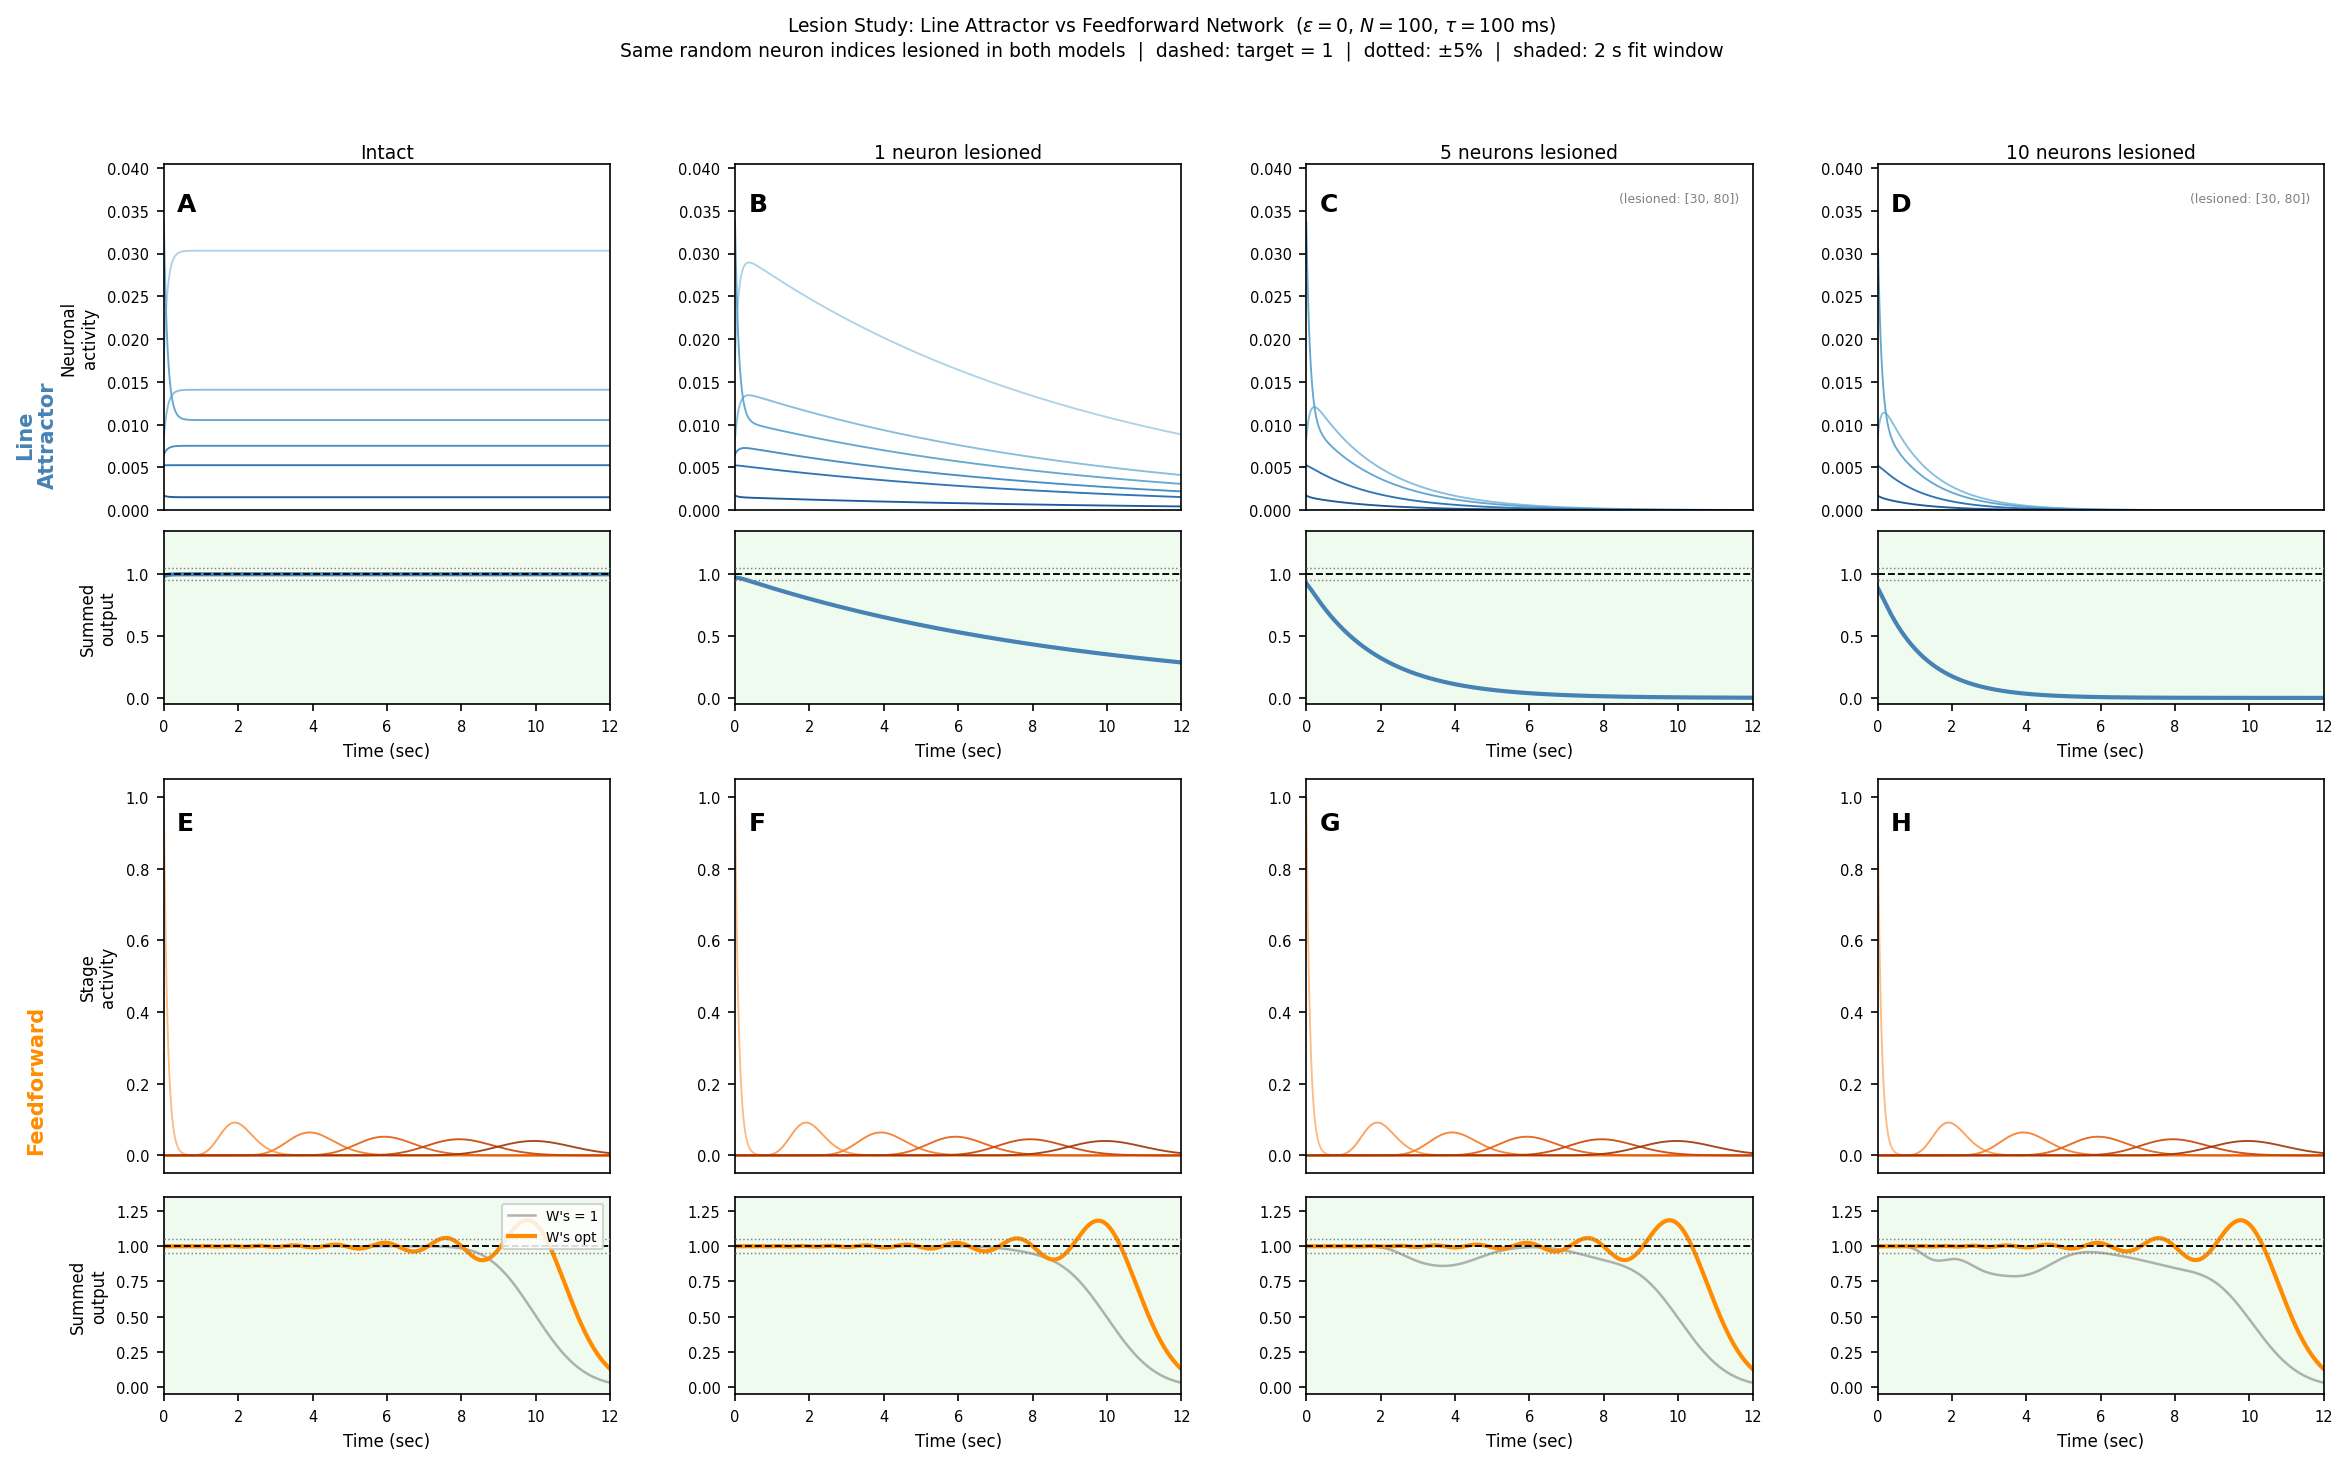

Reproduce this figure in Python.
"""
Lesion study: Line Attractor vs Feedforward Network (ε = 0)

Compares the two memory architectures under random neuron lesions.
Uses the perfectly-tuned case (epsilon = 0) throughout.

Line attractor lesion
---------------------
Remove neuron i by zeroing b_i, c_i, and r_i(0).  The remaining sub-network
has effective eigenvalue (b'·c' − 1)/τ < 0, so the stored memory decays
at a rate proportional to the fraction of neurons removed.

Feedforward lesion
------------------
Remove stage n by zeroing G_n(t).  Readout weights are re-optimised on the
remaining stages via constrained least squares (|W| ≤ 5).

The same randomly-drawn lesion indices are used in both models so the
comparison is controlled.
"""

from __future__ import annotations

import numpy as np
import matplotlib.pyplot as plt
import matplotlib.gridspec as gridspec
from scipy.special import gammaln
from scipy.optimize import lsq_linear

from reduced_autapse_line_attractor import AveragedAutapseParams

# ── Parameters ────────────────────────────────────────────────────────────────
N       = 100
params  = AveragedAutapseParams()
tau     = params.tau   # 100 ms
epsilon = 0.0          # perfectly tuned

T_ms        = 12_000.0
dt_ms       = 1.0
t_ms        = np.arange(0.0, T_ms + dt_ms, dt_ms)
t_s         = t_ms / 1000.0

T_target_ms = T_ms
LESION_COUNTS = [0, 1, 5, 10]
SEED          = 42


# ── RK4 step ──────────────────────────────────────────────────────────────────
def rk4_step(f, y: np.ndarray, dt: float) -> np.ndarray:
    k1 = f(y)
    k2 = f(y + 0.5 * dt * k1)
    k3 = f(y + 0.5 * dt * k2)
    k4 = f(y + dt * k3)
    return y + (dt / 6.0) * (k1 + 2.0 * k2 + 2.0 * k3 + k4)


# ── Line attractor ────────────────────────────────────────────────────────────
def build_line_attractor(seed: int = SEED):
    rng = np.random.default_rng(seed)
    b = np.abs(rng.standard_normal(N)) + 0.1
    b /= b.sum()
    c_vec = np.abs(rng.standard_normal(N)) + 0.1
    c_vec *= (1.0 + epsilon) / (b @ c_vec)
    a = np.abs(rng.standard_normal(N)) + 0.1
    a *= (1.0 + epsilon) / (c_vec @ a)
    return b, c_vec, a


def simulate_line_attractor(b, c_vec, a, lesion_idx):
    b = b.copy(); c_vec = c_vec.copy(); a = a.copy()
    if len(lesion_idx) > 0:
        b[lesion_idx]     = 0.0
        c_vec[lesion_idx] = 0.0
        a[lesion_idx]     = 0.0

    def drdt(r: np.ndarray) -> np.ndarray:
        return (-r + b * (c_vec @ r)) / tau

    R = np.zeros((N, len(t_ms)))
    R[:, 0] = a
    for k in range(len(t_ms) - 1):
        R[:, k + 1] = rk4_step(drdt, R[:, k], dt_ms)
    return R


# ── Feedforward network ───────────────────────────────────────────────────────
def gn_fn(n: int, th: np.ndarray) -> np.ndarray:
    with np.errstate(divide='ignore', invalid='ignore'):
        log_g = np.where(
            th > 0,
            n * np.log(np.where(th > 0, th, 1.0)) - th - gammaln(n + 1),
            0.0 if n == 0 else -np.inf,
        )
    return np.exp(log_g)


def build_feedforward_G() -> np.ndarray:
    """Numerically integrate the delta-pulse feedforward chain (epsilon=0)."""
    G     = np.zeros((N, len(t_ms)))
    decay = np.exp(-dt_ms / tau)
    rise  = 1.0 - decay
    G[0, 0] = 1.0
    for k in range(len(t_ms) - 1):
        src    = np.empty(N)
        src[0] = 0.0
        src[1:] = G[:N-1, k]
        G[:, k+1] = decay * G[:, k] + rise * src
    return G


def compute_feedforward_output(G_full: np.ndarray, lesion_idx: np.ndarray):
    G = G_full.copy()
    if len(lesion_idx) > 0:
        G[lesion_idx] = 0.0
    mask_fit = (t_ms > 0) & (t_ms <= T_target_ms)
    b_fit = np.ones(mask_fit.sum())
    res = lsq_linear(G[:, mask_fit].T, b_fit, bounds=(-5.0, 5.0))
    return G, res.x


# ── Simulate ──────────────────────────────────────────────────────────────────
print("Simulating lesion study…")

# Draw the maximum number of lesion indices once; subsets are the first n.
rng_lesion   = np.random.default_rng(SEED + 999)
all_lesion_idx = rng_lesion.choice(N, size=max(LESION_COUNTS), replace=False)

b_base, c_base, a_base = build_line_attractor()
G_full = build_feedforward_G()

la_results: list[np.ndarray]               = []
ff_results: list[tuple[np.ndarray, np.ndarray]] = []

for n_lesion in LESION_COUNTS:
    idx = all_lesion_idx[:n_lesion]
    la_results.append(simulate_line_attractor(b_base, c_base, a_base, idx))
    ff_results.append(compute_feedforward_output(G_full, idx))
    print(f"  n_lesion={n_lesion}  lesioned stages: {sorted(idx.tolist())}  done")


# ── Figure ────────────────────────────────────────────────────────────────────
fig = plt.figure(figsize=(16, 10))
fig.suptitle(
    r"Lesion Study: Line Attractor vs Feedforward Network  ($\varepsilon=0$, "
    r"$N=100$, $\tau=100$ ms)"
    "\nSame random neuron indices lesioned in both models  |  "
    "dashed: target = 1  |  dotted: ±5%  |  shaded: 2 s fit window",
    fontsize=9,
)

gs_la = gridspec.GridSpec(
    1, 4, figure=fig, left=0.08, right=0.98, top=0.88, bottom=0.52, wspace=0.28,
)
gs_ff = gridspec.GridSpec(
    1, 4, figure=fig, left=0.08, right=0.98, top=0.47, bottom=0.06, wspace=0.28,
)

fig.text(0.027, 0.70, "Line\nAttractor", va='center', ha='center',
         rotation=90, fontsize=10, fontweight='bold', color='steelblue')
fig.text(0.027, 0.27, "Feedforward", va='center', ha='center',
         rotation=90, fontsize=10, fontweight='bold', color='darkorange')


def decorate_output(ax, ylim=None):
    ax.axhline(1.00, color='k',    ls='--', lw=0.9, zorder=3)
    ax.axhline(0.95, color='gray', ls=':',  lw=0.7, zorder=3)
    ax.axhline(1.05, color='gray', ls=':',  lw=0.7, zorder=3)
    ax.axvspan(0, T_target_ms / 1000, alpha=0.07, color='limegreen', zorder=0)
    ax.set_xlim([0, T_ms / 1000])
    if ylim is not None:
        ax.set_ylim(ylim)
    ax.tick_params(labelsize=7)


N_SHOW_EACH  = 3
idx_la_show  = np.argsort(b_base)[::-1][
    np.linspace(0, N - 1, N_SHOW_EACH * 2, dtype=int)
]
idx_ff_show  = np.linspace(0, N - 1, 6, dtype=int)

for col, n_lesion in enumerate(LESION_COUNTS):
    R_la           = la_results[col]
    G_lesion, W_opt = ff_results[col]
    lesion_idx      = all_lesion_idx[:n_lesion]
    title = "Intact" if n_lesion == 0 else (
        f"1 neuron lesioned" if n_lesion == 1 else f"{n_lesion} neurons lesioned"
    )

    # ── Line attractor ────────────────────────────────────────────────────
    gs_sub = gridspec.GridSpecFromSubplotSpec(
        2, 1, subplot_spec=gs_la[col], hspace=0.08, height_ratios=[2, 1],
    )
    ax_r = fig.add_subplot(gs_sub[0])
    ax_o = fig.add_subplot(gs_sub[1])

    for i, ni in enumerate(idx_la_show):
        shade = 0.35 + 0.55 * i / (N_SHOW_EACH * 2 - 1)
        lw    = 0.7 if (n_lesion > 0 and ni in lesion_idx) else 0.9
        ls    = ':'  if (n_lesion > 0 and ni in lesion_idx) else '-'
        ax_r.plot(t_s, R_la[ni], color=plt.cm.Blues(shade), lw=lw, ls=ls, alpha=0.9)

    ax_o.plot(t_s, R_la.sum(axis=0), color='steelblue', lw=2)
    decorate_output(ax_o, ylim=[-0.05, 1.35])

    ax_r.set_title(title, fontsize=9, pad=3)
    ax_r.set_xlim([0, T_ms / 1000])
    shown_max = R_la[idx_la_show].max()
    ax_r.set_ylim([0, max(shown_max * 1.2, 0.01)])
    ax_r.set_xticks([])
    ax_r.tick_params(labelsize=7)
    if col == 0:
        ax_r.set_ylabel("Neuronal\nactivity", fontsize=8)
        ax_o.set_ylabel("Summed\noutput", fontsize=8)
    ax_o.set_xlabel("Time (sec)", fontsize=8)
    ax_r.text(0.03, 0.92, chr(ord('A') + col),
              transform=ax_r.transAxes, fontsize=12, fontweight='bold', va='top')

    # Annotate which neurons are shown as lesioned in this panel
    if n_lesion > 0:
        hit = [ni for ni in idx_la_show if ni in lesion_idx]
        if hit:
            ax_r.text(0.97, 0.92, f"(lesioned: {hit})",
                      transform=ax_r.transAxes, fontsize=6, va='top', ha='right',
                      color='gray')

    # ── Feedforward ───────────────────────────────────────────────────────
    gs_sub_ff = gridspec.GridSpecFromSubplotSpec(
        2, 1, subplot_spec=gs_ff[col], hspace=0.08, height_ratios=[2, 1],
    )
    ax_ff_r = fig.add_subplot(gs_sub_ff[0])
    ax_ff_o = fig.add_subplot(gs_sub_ff[1])

    for i, ni in enumerate(idx_ff_show):
        c  = plt.cm.Oranges(0.35 + 0.55 * i / (len(idx_ff_show) - 1))
        lw = 0.7 if (n_lesion > 0 and ni in lesion_idx) else 0.9
        ls = ':'  if (n_lesion > 0 and ni in lesion_idx) else '-'
        ax_ff_r.plot(t_s, G_lesion[ni], color=c, lw=lw, ls=ls, alpha=0.9)

    out_ff_opt = G_lesion.T @ W_opt
    out_ff_eq  = G_lesion.sum(axis=0)

    ax_ff_o.plot(t_s, out_ff_eq,  color='gray',      lw=1.2, ls='-',
                 alpha=0.6, label="W's = 1")
    ax_ff_o.plot(t_s, out_ff_opt, color='darkorange', lw=2,
                 label="W's opt")
    decorate_output(ax_ff_o, ylim=[-0.05, 1.35])

    ax_ff_r.set_xlim([0, T_ms / 1000])
    ax_ff_r.set_xticks([])
    ax_ff_r.tick_params(labelsize=7)
    if col == 0:
        ax_ff_r.set_ylabel("Stage\nactivity", fontsize=8)
        ax_ff_o.set_ylabel("Summed\noutput", fontsize=8)
        ax_ff_o.legend(fontsize=6.5, loc='upper right', framealpha=0.85)
    ax_ff_o.set_xlabel("Time (sec)", fontsize=8)
    ax_ff_r.text(0.03, 0.92, chr(ord('E') + col),
                 transform=ax_ff_r.transAxes, fontsize=12, fontweight='bold', va='top')

out_path = (
    r"c:\Users\ET USER\Documents\Caltech\Caltech CNS 187\Final project\lesion.png"
)
plt.savefig(out_path, dpi=150, bbox_inches='tight')
plt.show()
print(f"\nSaved: {out_path}")
